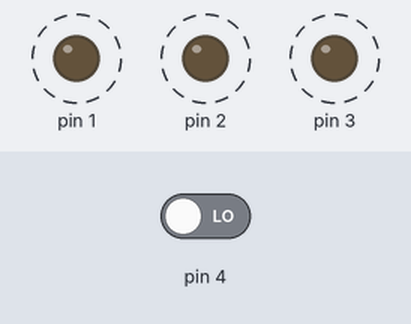
Simulated run of this sketch. Board: Arduino Uno, built with avr-gcc and run on an emulated ATmega328P. Shown: output pins drawn as LEDs (lit = HIGH). Dashed ring = blinking. The inputs (shaded band) are chosen by the test bench; at power-on: pin 4 LOW.

Above: at 1.8 s.
1.9 s: pin 4 driven HIGH
At 2.6 s:
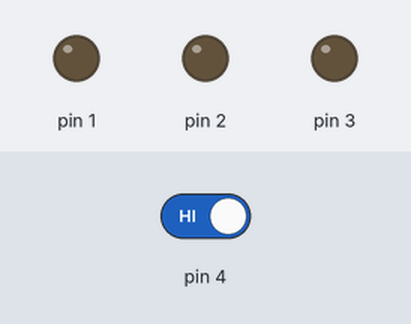
3.4 s: pin 4 driven LOW
At 3.77 s:
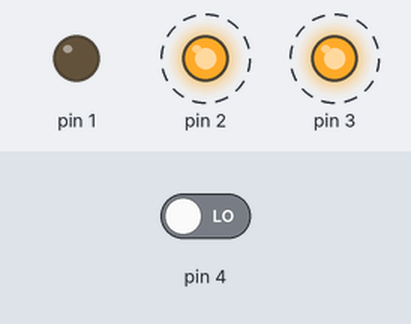
Timing chart, 0 to 12.4 s (numbered marks = the images above; inputs shaded):
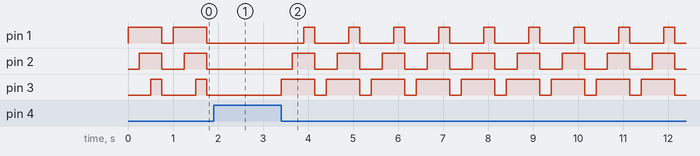

The sketch:

sketch_allerroutour.ino
```cpp
int switchState = 0;
void setup() {
  // put your setup code here, to run once:
  pinMode(1, OUTPUT);
  pinMode(2, OUTPUT);
  pinMode(3, OUTPUT);
  pinMode(4, INPUT);


}

void loop() {
  // put your main code here, to run repeatedly:


if(switchState == 0){
  while ( digitalRead(4) == HIGH ){
        }

  for(int i=1;i<=3;i++){
    digitalWrite(i,HIGH);
    delay(250);
  }
  digitalWrite(1,LOW);
  digitalWrite(2,LOW);
  digitalWrite(3,LOW);
   delay(250);

   if ( digitalRead(4) == HIGH ){
    (switchState = 1);
   }
   else{
    (switchState = 0);
   }
}
else{
  while ( digitalRead(4) == HIGH ){
        }

  for(int i=3;i>=1;i--){
    digitalWrite(i,HIGH);
    delay(250);
  }
  digitalWrite(1,LOW);
  digitalWrite(2,LOW);
  digitalWrite(3,LOW);
   delay(250);

   if ( digitalRead(4) == HIGH ){
    (switchState = 0);
   }
   else{
    (switchState = 1);
   }
}


}
```

Measured:
- after the input at 1.9 s, pin 1: stays LOW (without the input it goes to HIGH after 0.10 s); pin 2: stays LOW (without the input it goes to HIGH after 0.35 s); pin 3: stays LOW (without the input it goes to HIGH after 0.60 s)
- after the input at 3.4 s, pin 1: alternates HIGH for 0.25 s and LOW for 0.75 s, starting after 0.50 s; pin 2: alternates HIGH for 0.50 s and LOW for 0.50 s, starting after 0.25 s; pin 3: alternates HIGH for 0.75 s and LOW for 0.25 s, starting at once
- by itself, pin 1: alternates HIGH for 0.75 s and LOW for 0.25 s
- by itself, pin 2: alternates HIGH for 0.50 s and LOW for 0.50 s
- by itself, pin 3: alternates HIGH for 0.25 s and LOW for 0.75 s
